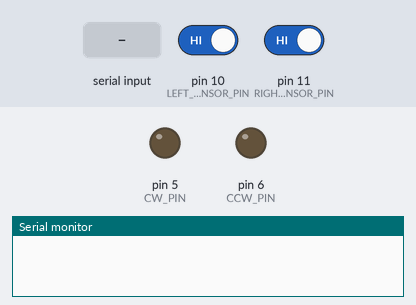
A sketch run on a simulated Arduino Uno, built with avr-gcc and run on an emulated ATmega328P. Shown: output pins drawn as LEDs (lit = HIGH), the last lines printed to the serial monitor. Inputs (shaded band) come from the test bench; at power-on: pin 11 (RIGHT_SENSOR_PIN) HIGH, pin 10 (LEFT_SENSOR_PIN) HIGH.

Above: at 1.2 s.
1.3 s: "R" received over Serial
At 2.3 s:
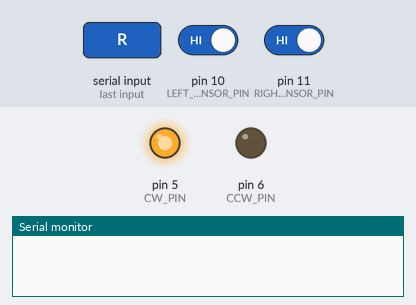
2.8 s: pin 11 (RIGHT_SENSOR_PIN) driven LOW
At 4.0 s:
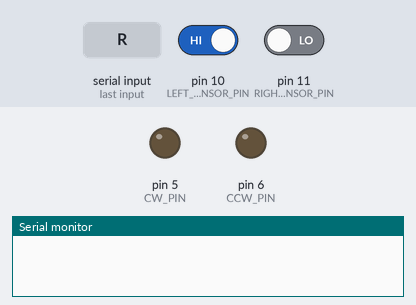
4.3 s: "D" received over Serial
At 6.8 s:
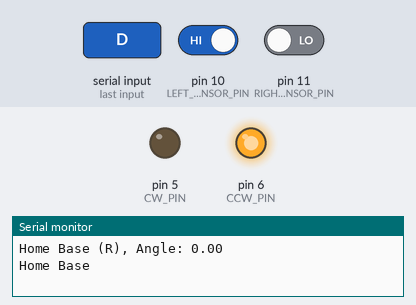
Timing chart, 0 to 8.7 s (numbered marks = the images above; inputs shaded):
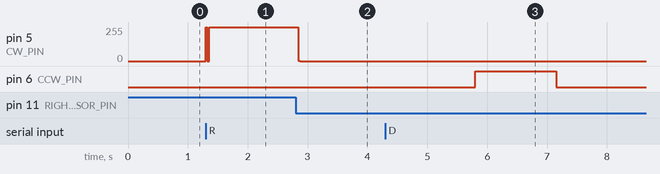

Measured:
- after the input at 1.3 s, pin 5 (CW_PIN): 0/255 → 255/255 at once
- after the input at 2.8 s, pin 5 (CW_PIN): 255/255 → 0/255 at once

The sketch:

newboard.ino
```cpp
const int CW_PIN = 5;
const int CCW_PIN = 6;
const int RIGHT_SENSOR_PIN = 11;
const int LEFT_SENSOR_PIN = 10;

const float ANGLE_TO_STEPS_RATIO = 0.72;
const int STEP_DELAY = 10; // Delay between each step in milliseconds

boolean rotating = false;
boolean stopRequested = false;

void setup() {
  pinMode(CW_PIN, OUTPUT);
  pinMode(CCW_PIN, OUTPUT);
  pinMode(RIGHT_SENSOR_PIN, INPUT_PULLUP);
  pinMode(LEFT_SENSOR_PIN, INPUT_PULLUP);
  Serial.begin(9600);
}

void rotateClockwise(float angle) {
  digitalWrite(CW_PIN, HIGH);
  digitalWrite(CCW_PIN, LOW);

  int steps = angle / ANGLE_TO_STEPS_RATIO;
  for (int i = 0; i < steps; i++) {
    if (digitalRead(RIGHT_SENSOR_PIN) == LOW) {
      stopRotation('R', i * ANGLE_TO_STEPS_RATIO);
      return;
    }
    if (stopRequested) {
      stopRotation('S', i * ANGLE_TO_STEPS_RATIO);
      return;
    }
    delay(STEP_DELAY);
  }
  digitalWrite(CW_PIN, LOW);
  digitalWrite(CCW_PIN, LOW);
  rotating = false;
}

void rotateCounterClockwise(float angle) {
  digitalWrite(CW_PIN, LOW);
  digitalWrite(CCW_PIN, HIGH);

  int steps = angle / ANGLE_TO_STEPS_RATIO;
  for (int i = 0; i < steps; i++) {
    if (digitalRead(LEFT_SENSOR_PIN) == LOW) {
      stopRotation('L', i * ANGLE_TO_STEPS_RATIO);
      return;
    }
    if (stopRequested) {
      stopRotation('S', i * ANGLE_TO_STEPS_RATIO);
      return;
    }
    delay(STEP_DELAY);
  }
  digitalWrite(CW_PIN, LOW);
  digitalWrite(CCW_PIN, LOW);
  rotating = false;
}

void stopRotation(char reason, float angle) {
  rotating = false;
  digitalWrite(CW_PIN, LOW);
  digitalWrite(CCW_PIN, LOW);
  delay(3000); // Wait for 3 seconds
  if (reason == 'R') {
    rotateCounterClockwise(8);
  } else if (reason == 'L') {
    rotateClockwise(8);
  }
  Serial.print("Home Base (");
  Serial.print(reason);
  Serial.print("), Angle: ");
  Serial.println(angle);
}

void loop() {
  if (Serial.available() > 0) {
    char command = Serial.read();
    if (!rotating) {
      stopRequested = false;
      rotating = true;
      if (command == 'C') {
        rotateClockwise(90);
        Serial.println("CW 90 degrees");
      } else if (command == 'D') {
        rotateCounterClockwise(90);
        Serial.println("CCW 90 degrees");
      } else if (command == 'R') {
        while (digitalRead(RIGHT_SENSOR_PIN) == HIGH) {
          rotateClockwise(1);
        }
        rotateClockwise(188);
        Serial.println("Home Base");
      } else if (command == 'S') {
        stopRequested = true;
        Serial.println("Motor Stopped");
      } else if (command == 'I') {
        if (rotating) {
          Serial.println("Rotating");
        } else {
          if (digitalRead(RIGHT_SENSOR_PIN) == LOW || digitalRead(LEFT_SENSOR_PIN) == LOW) {
            Serial.println("Stopped: Home Base");
          } else {
            Serial.println("Stopped: Not Home Base");
          }
        }
      }
    }
  }
}
```
